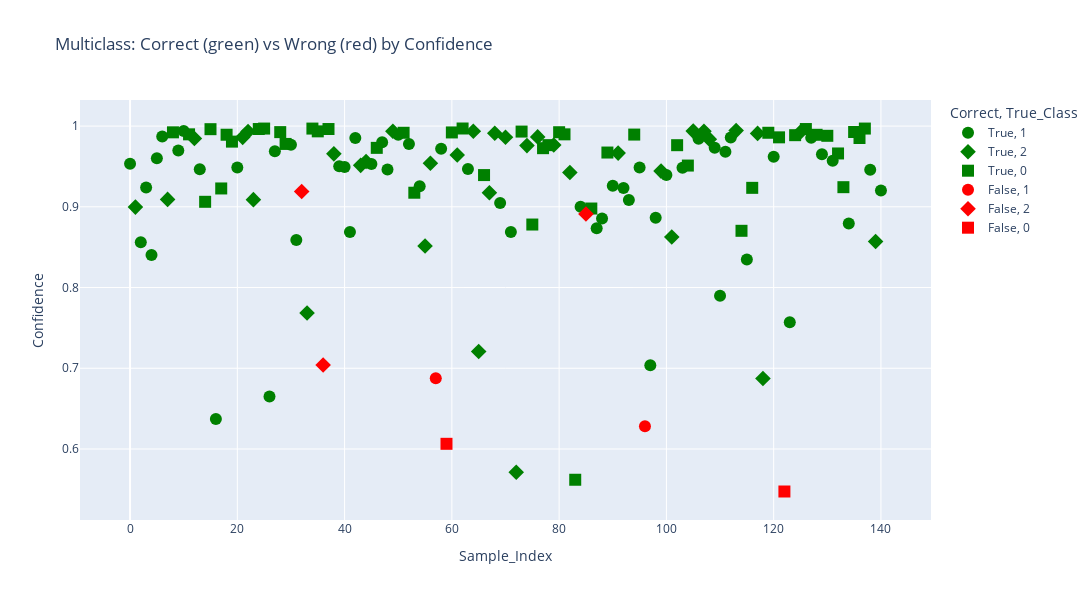

The code cell stored with this chart in its notebook:
### Markdown cell above
## Visualization of the Predictions

In this section, we visualize the model's predictions to gain insights into sample-wise decisions for the CatBoost multiclass model. 

Using Plotly, we create an interactive plot to examine the predictions for each sample:
- The figure demonstrates that the CatBoost model's high confidence predictions are mostly accurate.
- The miss-classified samples occours more in the relatively lower confidence rigion of the prediction space ```{p <= 0.7} ```.

### Code cell
# Get predictions
y_pred    = best_catboost_multiclass.predict(X_test)
y_prob    = best_catboost_multiclass.predict_proba(X_test)
confidence = np.max(y_prob, axis=1)

# Flatten everything to 1D
y_test_array  = np.array(y_test_3class).ravel()
y_pred_array  = np.array(y_pred).ravel()
confidence    = np.array(confidence).ravel()

# Also extract raw feature columns as 1D
age           = X_test['Age'].to_numpy().ravel()
daily_usage   = X_test['Daily_Usage'].to_numpy().ravel()
sleep_hrs     = X_test['Sleep_Hrs'].to_numpy().ravel()
mental_health = X_test['Mental_Health'].to_numpy().ravel()
country       = X_test['Country'].to_numpy().ravel()

# Now build the DataFrame
plot_df = pd.DataFrame({
    'Sample_Index':    np.arange(len(y_test_array)),
    'True_Class':      y_test_array,
    'Predicted_Class': y_pred_array,
    'Correct':         y_test_array == y_pred_array,
    'Confidence':      confidence,
    'Age':             age,
    'Daily_Usage':     daily_usage,
    'Sleep_Hrs':       sleep_hrs,
    'Mental_Health':   mental_health,
    'Country':         country,
})

# Plot
fig = px.scatter(
    plot_df,
    x='Sample_Index',
    y='Confidence',
    color='Correct',
    symbol='True_Class',
    hover_data=['Predicted_Class','Age','Daily_Usage','Sleep_Hrs','Mental_Health','Country'],
    color_discrete_map={True:'green', False:'red'},
    title='Multiclass: Correct (green) vs Wrong (red) by Confidence'
)
fig.update_layout(width=1200, height=600)
fig.update_traces(marker=dict(size=12))
fig.show()

### Figure 1 — Plotly figure (JSON) as saved in the notebook; plotly's stock layout.template omitted (floating-point values rounded to 4 significant figures; data arrays with more than 128 entries replaced by an {"elided": "..."} marker saying what was removed)
{"data": [{"customdata": {"elided": "54x6 mixed values"}, "hovertemplate": "Correct=True<br>True_Class=1<br>Sample_Index=%{x}<br>Confidence=%{y}<br>Predicted_Class=%{customdata[0]}<br>Age=%{customdata[1]}<br>Daily_Usage=%{customdata[2]}<br>Sleep_Hrs=%{customdata[3]}<br>Mental_Health=%{customdata[4]}<br>Country=%{customdata[5]}<extra></extra>", "legendgroup": "True, 1", "marker": {"color": "green", "size": 12, "symbol": "circle"}, "mode": "markers", "name": "True, 1", "orientation": "v", "showlegend": true, "type": "scatter", "x": [0, 2, 3, 4, 5, 6, 9, 10, 13, 16, 20, 26, 27, 30, 31, 39, 40, 41, 42, 45, 47, 48, 50, 52, 54, 58, 63, 69, 71, 84, 87, 88, 90, 92, 93, 95, 97, 98, 100, 103, 106, 109, 110, 111, 112, 115, 120, 123, 127, 129, 131, 134, 138, 140], "xaxis": "x", "y": [0.9535, 0.8562, 0.9241, 0.8404, 0.9602, 0.9872, 0.9698, 0.9938, 0.9464, 0.6371, 0.9488, 0.6651, 0.9689, 0.977, 0.8589, 0.9502, 0.9494, 0.8688, 0.9853, 0.9531, 0.98, 0.9462, 0.9893, 0.9777, 0.9255, 0.972, 0.9468, 0.9047, 0.8687, 0.9, 0.8733, 0.8856, 0.926, 0.9233, 0.9083, 0.9488, 0.7039, 0.8866, 0.9393, 0.9484, 0.9842, 0.9731, 0.7898, 0.9683, 0.9857, 0.8348, 0.962, 0.7569, 0.9857, 0.9651, 0.9571, 0.8792, 0.9458, 0.9202], "yaxis": "y"}, {"customdata": {"elided": "35x6 mixed values"}, "hovertemplate": "Correct=True<br>True_Class=2<br>Sample_Index=%{x}<br>Confidence=%{y}<br>Predicted_Class=%{customdata[0]}<br>Age=%{customdata[1]}<br>Daily_Usage=%{customdata[2]}<br>Sleep_Hrs=%{customdata[3]}<br>Mental_Health=%{customdata[4]}<br>Country=%{customdata[5]}<extra></extra>", "legendgroup": "True, 2", "marker": {"color": "green", "size": 12, "symbol": "diamond"}, "mode": "markers", "name": "True, 2", "orientation": "v", "showlegend": true, "type": "scatter", "x": [1, 7, 12, 21, 22, 23, 33, 38, 43, 44, 49, 55, 56, 61, 64, 65, 67, 68, 70, 72, 74, 76, 79, 82, 91, 99, 101, 105, 107, 108, 113, 117, 118, 125, 139], "xaxis": "x", "y": [0.8996, 0.9092, 0.9847, 0.986, 0.9933, 0.9089, 0.7684, 0.9656, 0.9514, 0.9562, 0.9936, 0.8515, 0.9539, 0.9643, 0.9935, 0.7208, 0.9173, 0.9911, 0.9862, 0.5711, 0.9758, 0.9866, 0.9766, 0.9425, 0.9665, 0.9442, 0.8626, 0.9938, 0.9936, 0.9838, 0.9944, 0.9909, 0.6873, 0.9926, 0.857], "yaxis": "y"}, {"customdata": {"elided": "45x6 mixed values"}, "hovertemplate": "Correct=True<br>True_Class=0<br>Sample_Index=%{x}<br>Confidence=%{y}<br>Predicted_Class=%{customdata[0]}<br>Age=%{customdata[1]}<br>Daily_Usage=%{customdata[2]}<br>Sleep_Hrs=%{customdata[3]}<br>Mental_Health=%{customdata[4]}<br>Country=%{customdata[5]}<extra></extra>", "legendgroup": "True, 0", "marker": {"color": "green", "size": 12, "symbol": "square"}, "mode": "markers", "name": "True, 0", "orientation": "v", "showlegend": true, "type": "scatter", "x": [8, 11, 14, 15, 17, 18, 19, 24, 25, 28, 29, 34, 35, 37, 46, 51, 53, 60, 62, 66, 73, 75, 77, 78, 80, 81, 83, 86, 89, 94, 102, 104, 114, 116, 119, 121, 124, 126, 128, 130, 132, 133, 135, 136, 137], "xaxis": "x", "y": [0.9923, 0.9898, 0.9062, 0.9962, 0.9227, 0.9893, 0.9808, 0.9963, 0.9969, 0.9925, 0.9779, 0.9969, 0.9935, 0.9963, 0.973, 0.9917, 0.9175, 0.9921, 0.997, 0.9393, 0.9932, 0.878, 0.9726, 0.9764, 0.9924, 0.9898, 0.5619, 0.8979, 0.9672, 0.9895, 0.9763, 0.9511, 0.8703, 0.9235, 0.9917, 0.9861, 0.9887, 0.9963, 0.9892, 0.988, 0.9661, 0.9243, 0.9927, 0.9853, 0.9969], "yaxis": "y"}, {"customdata": [[2, 21, 5.8, 6.5, 6, "UK"], [2, 19, 5.6, 5.6, 5, "Romania"]], "hovertemplate": "Correct=False<br>True_Class=1<br>Sample_Index=%{x}<br>Confidence=%{y}<br>Predicted_Class=%{customdata[0]}<br>Age=%{customdata[1]}<br>Daily_Usage=%{customdata[2]}<br>Sleep_Hrs=%{customdata[3]}<br>Mental_Health=%{customdata[4]}<br>Country=%{customdata[5]}<extra></extra>", "legendgroup": "False, 1", "marker": {"color": "red", "size": 12, "symbol": "circle"}, "mode": "markers", "name": "False, 1", "orientation": "v", "showlegend": true, "type": "scatter", "x": [57, 96], "xaxis": "x", "y": [0.6875, 0.6283], "yaxis": "y"}, {"customdata": [[1, 21, 4.8, 6.8, 5, "Pakistan"], [1, 19, 5.4, 6.2, 5, "Pakistan"], [1, 21, 4.4, 7.2, 5, "Pakistan"]], "hovertemplate": "Correct=False<br>True_Class=2<br>Sample_Index=%{x}<br>Confidence=%{y}<br>Predicted_Class=%{customdata[0]}<br>Age=%{customdata[1]}<br>Daily_Usage=%{customdata[2]}<br>Sleep_Hrs=%{customdata[3]}<br>Mental_Health=%{customdata[4]}<br>Country=%{customdata[5]}<extra></extra>", "legendgroup": "False, 2", "marker": {"color": "red", "size": 12, "symbol": "diamond"}, "mode": "markers", "name": "False, 2", "orientation": "v", "showlegend": true, "type": "scatter", "x": [32, 36, 85], "xaxis": "x", "y": [0.9189, 0.7039, 0.891], "yaxis": "y"}, {"customdata": [[1, 20, 5.5, 5.8, 6, "Spain"], [1, 20, 5.8, 6, 6, "Brazil"]], "hovertemplate": "Correct=False<br>True_Class=0<br>Sample_Index=%{x}<br>Confidence=%{y}<br>Predicted_Class=%{customdata[0]}<br>Age=%{customdata[1]}<br>Daily_Usage=%{customdata[2]}<br>Sleep_Hrs=%{customdata[3]}<br>Mental_Health=%{customdata[4]}<br>Country=%{customdata[5]}<extra></extra>", "legendgroup": "False, 0", "marker": {"color": "red", "size": 12, "symbol": "square"}, "mode": "markers", "name": "False, 0", "orientation": "v", "showlegend": true, "type": "scatter", "x": [59, 122], "xaxis": "x", "y": [0.6064, 0.5473], "yaxis": "y"}], "layout": {"height": 600, "legend": {"title": {"text": "Correct, True_Class"}, "tracegroupgap": 0}, "title": {"text": "Multiclass: Correct (green) vs Wrong (red) by Confidence"}, "width": 1200, "xaxis": {"anchor": "y", "domain": [0, 1], "title": {"text": "Sample_Index"}}, "yaxis": {"anchor": "x", "domain": [0, 1], "title": {"text": "Confidence"}}}}
